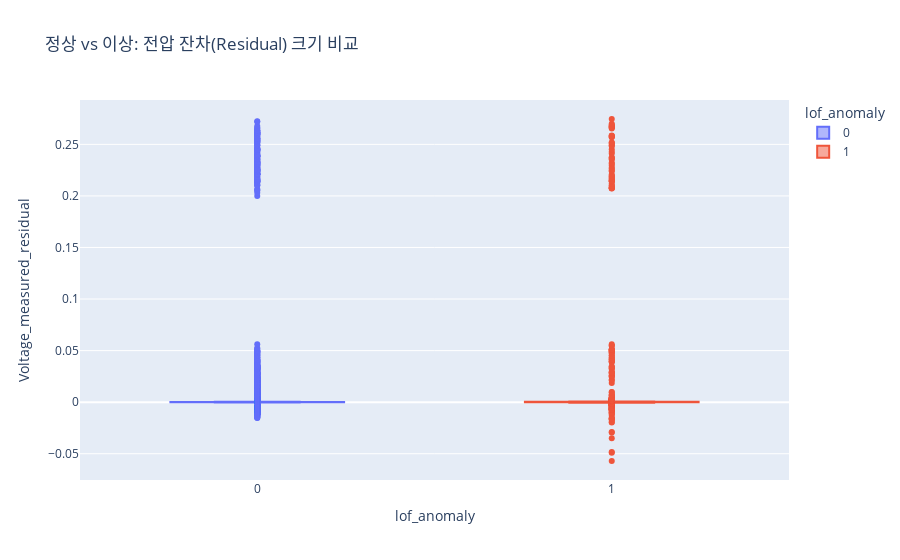

Notebook code for this chart:
### Code cell
# Boxplot으로 잔차 분포 비교
fig_res = px.box(df, x='lof_anomaly', y='Voltage_measured_residual',
                 color='lof_anomaly',
                 title='정상 vs 이상: 전압 잔차(Residual) 크기 비교',
                 points='outliers') # 모든 점을 찍지 않고 이상치만 점으로 표시
fig_res.show()

### Figure 1 — Plotly figure (JSON) as saved in the notebook; plotly's stock layout.template omitted (floating-point values rounded to 4 significant figures; data arrays with more than 128 entries replaced by an {"elided": "..."} marker saying what was removed)
{"data": [{"alignmentgroup": "True", "boxpoints": "outliers", "hovertemplate": "lof_anomaly=%{x}<br>Voltage_measured_residual=%{y}<extra></extra>", "legendgroup": "0", "marker": {"color": "#636efa"}, "name": "0", "notched": false, "offsetgroup": "0", "orientation": "v", "showlegend": true, "type": "box", "x": {"elided": "49647 int values"}, "x0": " ", "xaxis": "x", "y": {"elided": "49647 float values"}, "y0": " ", "yaxis": "y"}, {"alignmentgroup": "True", "boxpoints": "outliers", "hovertemplate": "lof_anomaly=%{x}<br>Voltage_measured_residual=%{y}<extra></extra>", "legendgroup": "1", "marker": {"color": "#EF553B"}, "name": "1", "notched": false, "offsetgroup": "1", "orientation": "v", "showlegend": true, "type": "box", "x": {"elided": "638 int values"}, "x0": " ", "xaxis": "x", "y": {"elided": "638 float values"}, "y0": " ", "yaxis": "y"}], "layout": {"boxmode": "overlay", "legend": {"title": {"text": "lof_anomaly"}, "tracegroupgap": 0}, "title": {"text": "정상 vs 이상: 전압 잔차(Residual) 크기 비교"}, "xaxis": {"anchor": "y", "categoryarray": [0, 1], "categoryorder": "array", "domain": [0, 1], "title": {"text": "lof_anomaly"}}, "yaxis": {"anchor": "x", "domain": [0, 1], "title": {"text": "Voltage_measured_residual"}}}}
